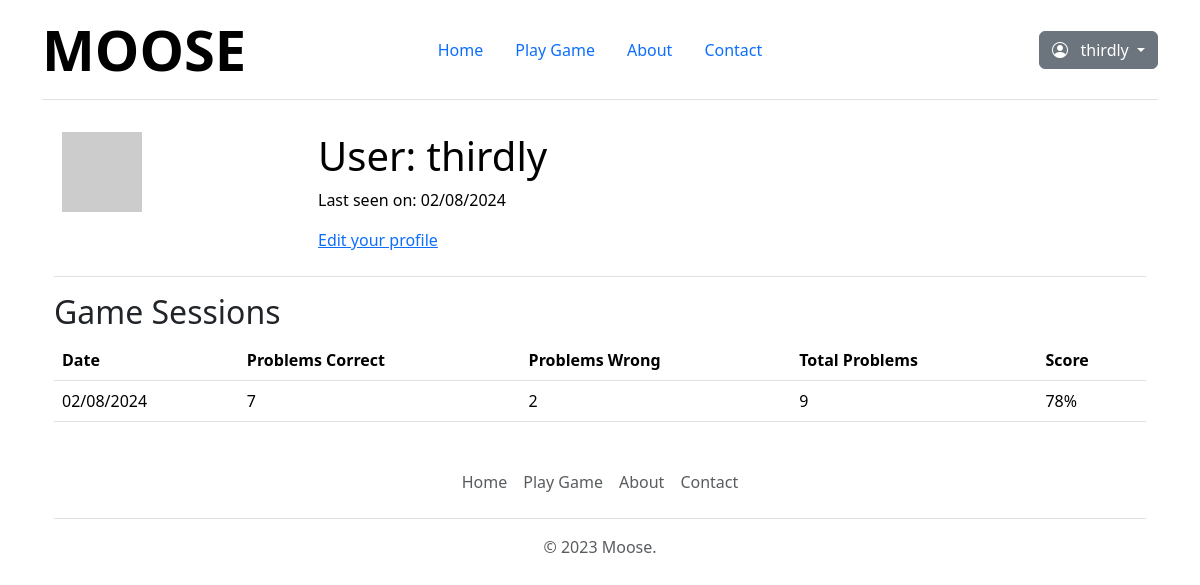
The page /user/thirdly (signed in) on the database as committed earlier.
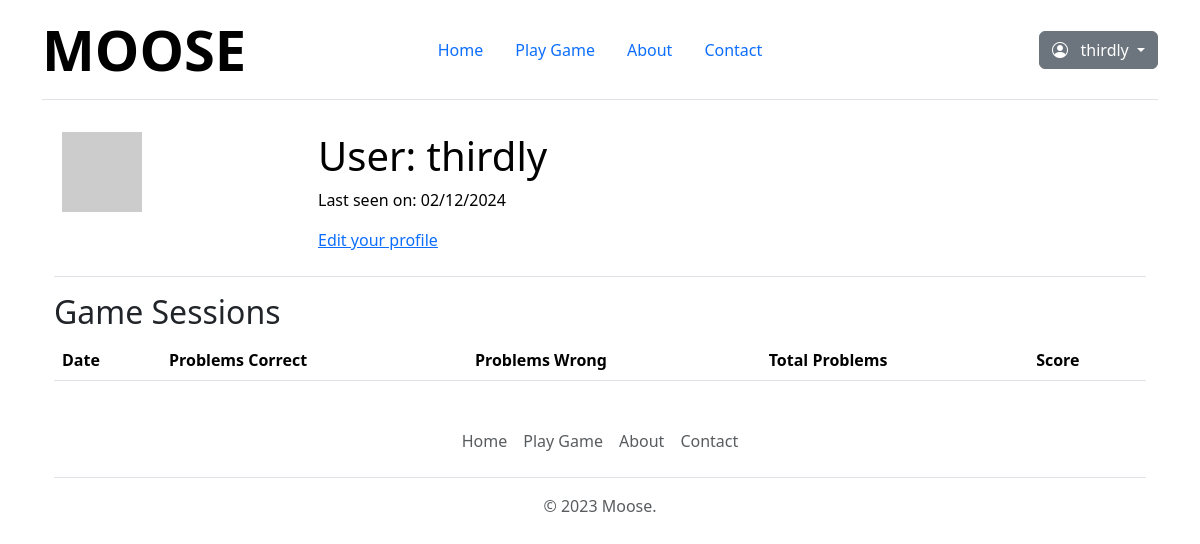
The same page on the database as committed later.
### app/models.py (models this page shows, shortened)
class User(UserMixin, db.Model):
    id: so.Mapped[int] = so.mapped_column(primary_key=True)
    username: so.Mapped[str] = so.mapped_column(
        sa.String(64), index=True, unique=True
    )
    email: so.Mapped[str] = so.mapped_column(
        sa.String(120), index=True, unique=True
    )
    password_hash: so.Mapped[Optional[str]] = so.mapped_column(sa.String(256))
    about_me: so.Mapped[Optional[str]] = so.mapped_column(sa.String(140))
    last_seen: so.Mapped[Optional[datetime]] = so.mapped_column(
        default=lambda: datetime.now(timezone.utc)
    )
    posts: so.WriteOnlyMapped["Post"] = so.relationship(
        back_populates="author"
    )
    def avatar(self, size):
        digest = md5(self.email.lower().encode("utf-8")).hexdigest()
        return f"https://www.gravatar.com/avatar/{digest}?d=identicon&s={size}"
    game_sessions = db.relationship(
        "GameSession", backref="user", lazy="dynamic"
    )

class GameSession(db.Model):
    id = so.mapped_column(sa.Integer, primary_key=True)
    user_id = so.mapped_column(
        sa.Integer, sa.ForeignKey("user.id"), index=True
    )
    session_date = so.mapped_column(
        sa.Date, default=datetime.now(timezone.utc), index=True
    )
    total_problems = so.mapped_column(sa.Integer)
    problems_correct = so.mapped_column(sa.Integer)
    problems_wrong = so.mapped_column(sa.Integer)
    details = so.relationship(
        "GameDetail", back_populates="session", lazy=True
    )

### app/routes.py (the view)
@app.route("/user/<username>")
@login_required
def user(username):
    user = User.query.filter_by(username=username).first_or_404()
    game_sessions = user.game_sessions.order_by(
        GameSession.session_date.desc()
    )
    return render_template(
        "user.html", user=user, game_sessions=game_sessions, title=username
    )

### app/models.py (called while the page is built)
@login.user_loader
def load_user(id):
    return db.session.get(User, int(id))

### app/routes.py (called while the page is built)
@app.before_request
def before_request():
    if current_user.is_authenticated:
        current_user.last_seen = datetime.now(timezone.utc)
        db.session.commit()

### app/templates/user.html (shortened to what this page needs)
{% extends "base.html" %} {% block content %}
<table class="table table-hover">
  <tr>
    <td width="256px"><img src="{{ user.avatar(256) }}" /></td>
    <td>
      <h1>User: {{ user.username }}</h1>
       {% if user.last_seen %}
      <p>Last seen on: {{ user.last_seen.strftime('%m/%d/%Y') }}</p>
      {% endif %} {% if user == current_user %}
      <p><a href="{{ url_for('edit_profile') }}">Edit your profile</a></p>
      {% endif %}
    </td>
  </tr>
</table>
<h2>Game Sessions</h2>
{% if user.game_sessions %}
<table class="table">
  <thead>
    <tr>
      <th>Date</th>
      <th>Problems Correct</th>
      <th>Problems Wrong</th>
      <th>Total Problems</th>
      <th>Score</th>
    </tr>
  </thead>
  <tbody>
    {% for session in user.game_sessions %}
    <tr>
      <td>{{ session.session_date.strftime('%m/%d/%Y') }}</td>
      <td>{{ session.problems_correct }}</td>
      <td>{{ session.problems_wrong }}</td>
      <td>{{ session.total_problems }}</td>
      <td>
        {{ ((session.problems_correct / session.total_problems) * 100)
        |round|int }}%
      </td>
    </tr>
    {% endfor %}
  </tbody>
</table>
{% else %}
<p>No game sessions found.</p>
{% endif %} {% endblock %}

### app/templates/base.html (shortened to what this page needs)
<!DOCTYPE html>
<html>
  <head>
    <link href="/static/dist/css/bootstrap.min.css" rel="stylesheet" />
    <link
      rel="stylesheet"
      href="https://cdn.jsdelivr.net/npm/bootstrap-icons@1.11.3/font/bootstrap-icons.min.css"
    />
    <link
      rel="stylesheet"
      href="{{ url_for('static', filename='css/style.css') }}"
    />
    <link href="/static/css/headers.css" rel="stylesheet" />
  </head>
  <body>
    <div class="container">
      <nav
        class="d-flex flex-wrap align-items-center justify-content-center justify-content-md-between py-3 mb-4 border-bottom"
      >
        <div class="col-md-3 mb-2 mb-md-0">
          <a
            href="/"
            class="d-inline-flex link-body-emphasis text-decoration-none"
          >
            <span class="display-4 fw-bold">MOOSE</span>
          </a>
        </div>
        <ul
          class="nav nav-pills col-12 col-md-auto mb-2 justify-content-center mb-md-0"
        >
          <li>
            <a
              href="{{ url_for('index') }}"
              class="nav-link{% if request.path == url_for('index') %} active{% endif %}"
              aria-current="page"
              >Home</a
            >
          </li>
          <li>
            <a
              href="{{ url_for('game') }}"
              class="nav-link{% if request.path == url_for('game') %} active{% endif %}"
              aria-current="page"
              >Play Game</a
            >
          </li>
          <li>
            <a
              href="{{ url_for('about') }}"
              class="nav-link{% if request.path == url_for('about') %} active{% endif %}"
              aria-current="page"
              >About</a
            >
          </li>
          <li>
            <a
              href="{{ url_for('contact') }}"
              class="nav-link{% if request.path == url_for('contact') %} active{% endif %}"
              aria-current="page"
              >Contact</a
            >
          </li>
        </ul>
        <div class="col-md-3 text-end">
          {% if current_user.is_anonymous %}
          <ul
            class="nav nav-pills col-12 col-md-auto mb-2 justify-content-end mb-md-0"
          >
            <li>
              <a
                href="{{ url_for('login') }}"
                class="nav-link{% if request.path == url_for('login') %} active{% endif %}"
                aria-current="page"
                >Login</a
              >
            </li>
            <li>
              <a
                href="{{ url_for('register') }}"
                class="nav-link{% if request.path == url_for('register') %} active{% endif %}"
                aria-current="page"
                >Register</a
              >
            </li>
          </ul>
          {% else %}
          <div class="dropdown">
            <a
              class="btn btn-secondary dropdown-toggle"
              href="#"
              role="button"
              id="dropdownMenuLink"
              data-bs-toggle="dropdown"
              aria-expanded="false"
            >
              <i class="bi bi-person-circle"></i> &nbsp; {{
              current_user.username }}
            </a>
          </div>
          {% endif %}
        </div>
      </nav>
      <main class="container">{% block content %}{% endblock %}</main>
      <div class="container">
        <footer class="py-3 my-4">
          <ul class="nav justify-content-center border-bottom pb-3 mb-3">
            <li class="nav-item">
              <a
                href="{{ url_for('index') }}"
                class="nav-link px-2 text-body-secondary"
                >Home</a
              >
            </li>
            <li class="nav-item">
              <a
                href="{{ url_for('game') }}"
                class="nav-link px-2 text-body-secondary"
                >Play Game</a
              >
            </li>
            <li class="nav-item">
              <a
                href="{{ url_for('about') }}"
                class="nav-link px-2 text-body-secondary"
                >About</a
              >
            </li>
            <li class="nav-item">
              <a
                href="{{ url_for('contact') }}"
                class="nav-link px-2 text-body-secondary"
                >Contact</a
              >
            </li>
          </ul>
          <p class="text-center text-body-secondary">&copy; 2023 Moose.</p>
        </footer>
      </div>
    </div>
  </body>
</html>

Rows that differ between the two databases and show on the page:
removed GameSession: session_date "02/08/2024", problems_correct "7", problems_wrong "2", total_problems "9", problems_correct+total_problems "78"
changed User "thirdly": last_seen "02/08/2024" → "02/12/2024"
